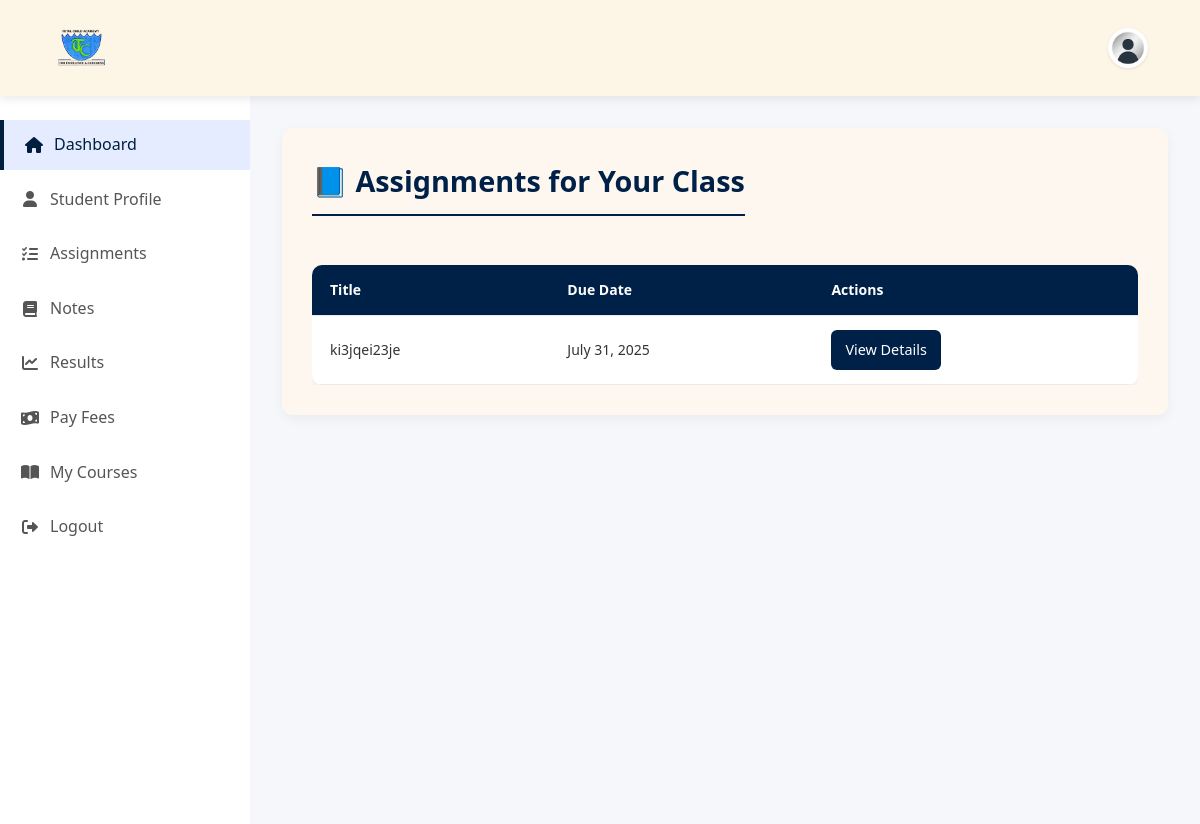
Page /assignments/ (signed in) on the earlier database version.
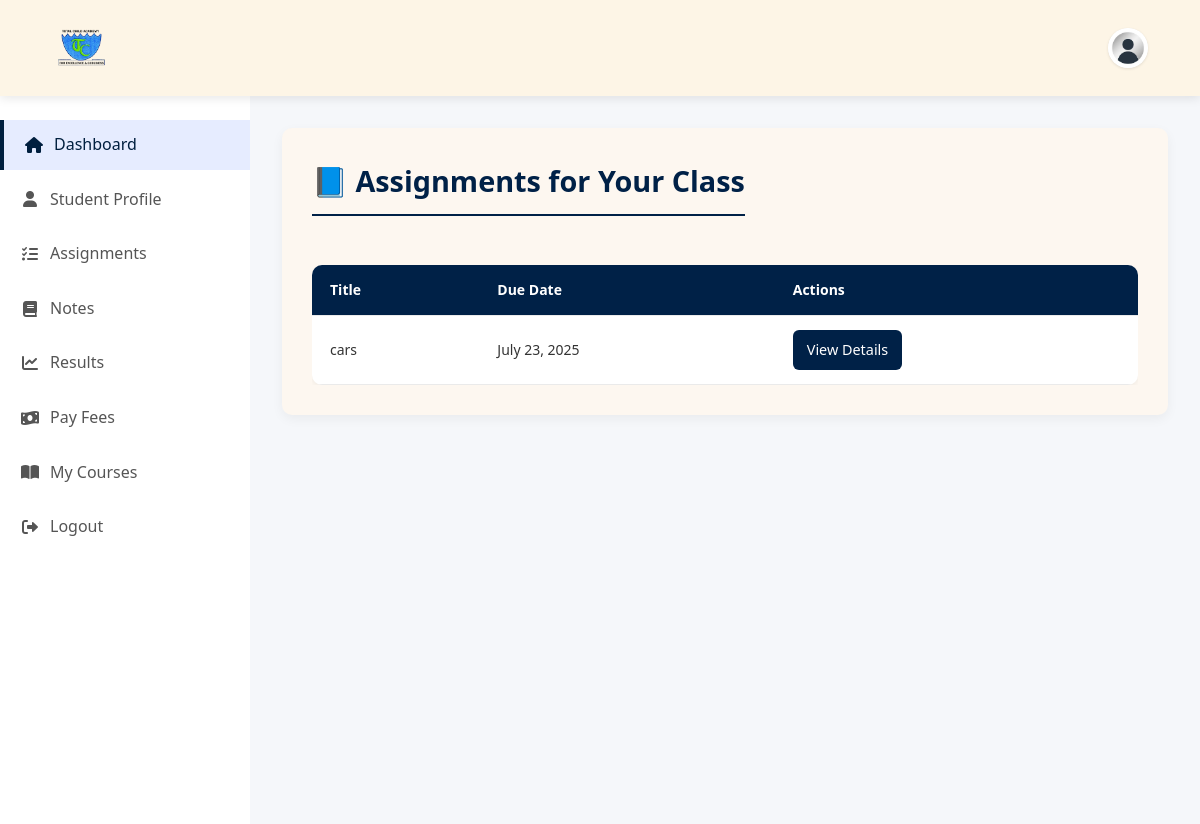
Same page on the later database version.
### core/models.py (models this page shows, shortened)
class Assignment(models.Model):
    title = models.CharField(max_length=100)
    description = models.TextField()
    file = models.FileField(upload_to='assignments/', blank=True, null=True)
    due_date = models.DateField()
    assigned_class = models.ForeignKey('StudentClass', on_delete=models.CASCADE,  null=True, blank=True )
    teacher = models.ForeignKey(
        settings.AUTH_USER_MODEL,
        on_delete=models.CASCADE,
        null=True, blank=True,
        limit_choices_to={'role': 'teacher'}
    )

### core/views.py (the view)
# urls.py: path('assignments/', views.student_assignments, name='student_assignments'),
@login_required
def student_assignments(request):
    if request.user.role != 'student':
        return render(request, 'core/unauthorized.html', status=403)
    try:
        student_profile = request.user.studentprofile
    except StudentProfile.DoesNotExist:
        return render(request, 'core/unauthorized.html', {'error': 'Student profile not found.'})
    assignments = Assignment.objects.filter(assigned_class=student_profile.student_class)
    return render(request, 'core/student_assignments.html', {
        'assignments': assignments
    })

### core/templates/core/student_assignments.html (shortened to what this page needs)
{% extends 'core/dashboard.html' %}
{% block content %}
<div class="student-assignments-section">
    <div class="assignments-header">
        <h2 class="assignments-title">📘 Assignments for Your Class</h2>
    </div>
    {% if assignments %}
        <div class="assignments-table-wrapper">
            <table class="assignments-table">
                <thead>
                    <tr>
                        <th>Title</th>
                        <th>Due Date</th>
                        <th>Actions</th>
                    </tr>
                </thead>
                <tbody>
                    {% for assignment in assignments %}
                        <tr class="assignment-row">
                            <td>{{ assignment.title }}</td>
                            <td>{{ assignment.due_date|date:"F j, Y" }}</td>
                            <td>
                                <a href="{% url 'assignment_detail_student' assignment.id %}" class="btn-view">
                                    View Details
                                </a>
                            </td>
                        </tr>
                    {% endfor %}
                </tbody>
            </table>
        </div>
    {% else %}
        <div class="no-assignments">
            <p>No assignments available yet.</p>
        </div>
    {% endif %}
</div>
{% endblock %}

Differences in the rows shown:
removed Assignment: title "ki3jqei23je", due_date "July 31, 2025"
added Assignment: title "cars", due_date "July 23, 2025"
